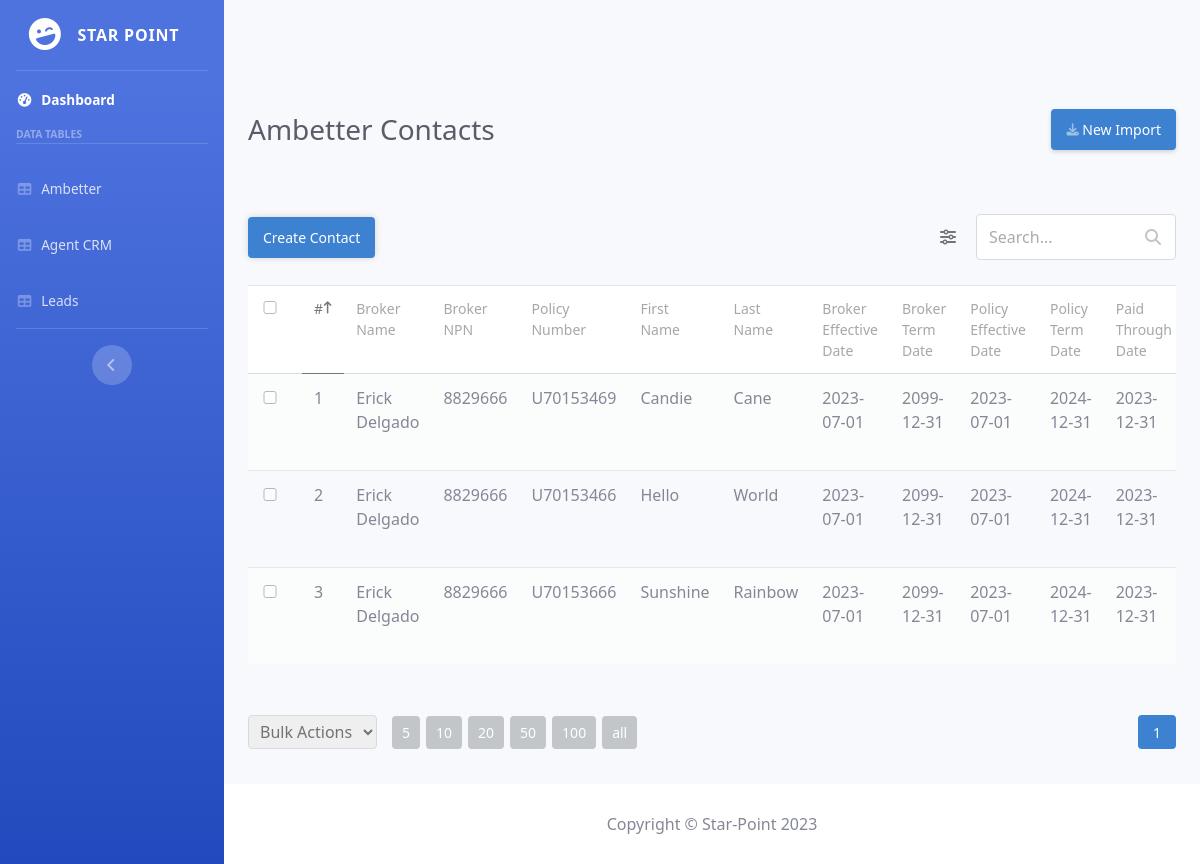
/view/crm/ambetter.php (signed in), run on the app's committed database.
### tables this page shows
CREATE TABLE `Ambetter` (
  `id` int NOT NULL,
  `broker_name` varchar(255) DEFAULT NULL,
  `broker_npn` varchar(50) DEFAULT NULL,
  `policy_number` varchar(50) DEFAULT NULL,
  `first_name` varchar(50) DEFAULT NULL,
  `last_name` varchar(50) DEFAULT NULL,
  `broker_effective_date` date DEFAULT NULL,
  `broker_term_date` date DEFAULT NULL,
  `policy_effective_date` date DEFAULT NULL,
  `policy_term_date` date DEFAULT NULL,
  `paid_through_date` date DEFAULT NULL,
  `county` varchar(255) DEFAULT NULL,
  `state` varchar(4) DEFAULT NULL,
  `on_off_exchange` varchar(3) DEFAULT NULL,
  `exchange_subscriber_id` varchar(255) DEFAULT NULL,
  `member_phone_number` varchar(15) DEFAULT NULL,
  `member_email` varchar(255) DEFAULT NULL,
  `member_responsibility` varchar(255) DEFAULT NULL,
  `member_DOB` date DEFAULT NULL,
  `autopay` varchar(3) DEFAULT NULL,
  `eligible_for_commission` varchar(3) DEFAULT NULL,
  `number_of_members` int DEFAULT NULL,
  `payable_agent` varchar(255) DEFAULT NULL,
  `ar_policy_type` varchar(255) DEFAULT NULL,
  `created` datetime NOT NULL DEFAULT CURRENT_TIMESTAMP
);

### php/config.php (called while the page is built, shortened)
<?php
$default_records_per_page = 20;
$default_ambetter_column = 'id';
$Ambetter = 'Ambetter';
?>

### View/CRM/ambetter.php (the view, shortened to what this page needs)
<?php
include '../../php/functions.php';
$pdo = pdo_connect_mysql();
$page = isset($_GET['page']) && is_numeric($_GET['page']) ? (int)$_GET['page'] : 1;
$records_per_page = isset($_GET['records_per_page']) && (is_numeric($_GET['records_per_page']) || $_GET['records_per_page'] == 'all') ? $_GET['records_per_page'] : $default_records_per_page;
$order_by = isset($_GET['order_by']) && in_array($_GET['order_by'], array_keys($Ambetter_Columns)) ? $_GET['order_by'] : $default_ambetter_column;
$order_sort = isset($_GET['order_sort']) && $_GET['order_sort'] == 'DESC' ? 'DESC' : 'ASC';
$from_date = isset($_GET['from_date']) ? $_GET['from_date'] : '';
$to_date = isset($_GET['to_date']) ? $_GET['to_date'] : '';
$where_sql = '';
$limit_sql = '';
if ($records_per_page != 'all') {
	$limit_sql = ' LIMIT :current_page, :record_per_page ';
}
$stmt = $pdo->prepare('SELECT * FROM ' . $Ambetter . $where_sql . ' ORDER BY ' . $order_by . ' ' . $order_sort . $limit_sql);
if ($records_per_page != 'all') {
	$stmt->bindValue(':current_page', ($page-1)*(int)$records_per_page, PDO::PARAM_INT);
	$stmt->bindValue(':record_per_page', (int)$records_per_page, PDO::PARAM_INT);
}
$stmt->execute();
$results = $stmt->fetchAll(PDO::FETCH_ASSOC);
?>
<?=CRM_header("Ambetter Contacts")?>
        <div id="content-wrapper" class="d-flex flex-column">
            <div id="content">
                <nav class="navbar navbar-expand navbar-light topbar mb-4 static-top">
                </nav>
                <div class="container-fluid">
                    <div class="d-sm-flex align-items-center justify-content-between mb-4">
                            <h1 class="h3 mb-0 text-gray-800">Ambetter Contacts</h1>
                            <a href="ambetter-import.php" class="d-none d-sm-inline-block btn btn-sm btn-primary shadow-sm"> New Import</a>
                    </div>
                    <div class="style-content read">
                    <form action="" method="get" class="crud-form">
                        <div class="top">
                            <div class="btns">
                                <a href="ambetter-create.php" class="btn">Create Contact</a>
                            </div>
                            <div class="wrap">
                                <div class="filters">
                                    <a href="#" class="toggle-filters-btn"><i class="fa-solid fa-sliders"></i></a>
                                </div>
                                <div class="search">
                                    <input type="text" name="search" placeholder="Search..." value="<?=isset($_GET['search']) ? htmlentities($_GET['search'], ENT_QUOTES) : ''?>">
                                    <i class="fa-solid fa-magnifying-glass"></i>
                                </div>
                            </div>
                        </div>
                        <div class="table">
                            <table>
                                <thead>
                                    <tr>
                                        <td class="checkbox">
                                            <input type="checkbox" class="select-all">
                                        </td>
                                        <?php foreach ($Ambetter_Columns as $column_key => $column): ?>
                                        <td<?=$order_by==$column_key?' class="active"':''?>>
                                            <?php if ($column['sortable']): ?>
                                            <a href="ambetter.php?page=1&records_per_page=<?=$records_per_page?>&order_by=<?=$column_key?>&order_sort=<?=$order_sort == 'ASC' ? 'DESC' : 'ASC'?>&from_date=<?=$from_date?>&to_date=<?=$to_date?><?=isset($_GET['search']) ? '&search=' . htmlentities($_GET['search'], ENT_QUOTES) : ''?>">
                                            <?php endif; ?>
                                                <?=$column['label']?>
                                            <?php if ($column['sortable']): ?>
                                            </a>
                                            <?php endif; ?>
                                        </td>
                                        <?php endforeach; ?>
                                    </tr>
                                </thead>
                                <tbody>
                                    <?php foreach ($results as $result): ?>
                                    <tr>
                                        <td class="checkbox"><input type="checkbox" value="<?=$result['id']?>" name="record[]"></td>
                                        <?php foreach ($Ambetter_Columns as $column_key => $column): ?>
                                        <?php if ($column['type'] == 'datetime'): ?>
                                        <td class="<?=$column_key?>"><?=date('Y-m-d H:i', strtotime($result[$column_key]))?></td>
                                        <?php elseif ($column['type'] == 'date'): ?>
                                        <td class="<?=$column_key?>"><?=date('Y-m-d', strtotime($result[$column_key]))?></td>
                                        <?php elseif ($column['type'] == 'integer'): ?>
                                        <td class="<?=$column_key?>"><?=number_format($result[$column_key])?></td>
                                        <?php else: ?>
                                        <td class="<?=$column_key?>"><?=htmlspecialchars((string) $result[$column_key], ENT_QUOTES)?></td>
                                        <?php endif; ?>
                                        <?php endforeach; ?>
                                    </tr>
                                    <?php endforeach; ?>
                                </tbody>
                            </table>
                        </div>
                        <div class="bot">
                            <div class="records-per-page">
                                <select name="bulk_action" class="bulk-action">
                                    <option value="" disabled selected>Bulk Actions</option>
                                </select>
                                <a href="ambetter.php?page=1&records_per_page=5&order_by=<?=$order_by?>&order_sort=<?=$order_sort?>&from_date=<?=$from_date?>&to_date=<?=$to_date?><?=isset($_GET['search']) ? '&search=' . htmlentities($_GET['search'], ENT_QUOTES) : ''?>">5</a>
                                <a href="ambetter.php?page=1&records_per_page=10&order_by=<?=$order_by?>&order_sort=<?=$order_sort?>&from_date=<?=$from_date?>&to_date=<?=$to_date?><?=isset($_GET['search']) ? '&search=' . htmlentities($_GET['search'], ENT_QUOTES) : ''?>">10</a>
                                <a href="ambetter.php?page=1&records_per_page=20&order_by=<?=$order_by?>&order_sort=<?=$order_sort?>&from_date=<?=$from_date?>&to_date=<?=$to_date?><?=isset($_GET['search']) ? '&search=' . htmlentities($_GET['search'], ENT_QUOTES) : ''?>">20</a>
                                <a href="ambetter.php?page=1&records_per_page=50&order_by=<?=$order_by?>&order_sort=<?=$order_sort?>&from_date=<?=$from_date?>&to_date=<?=$to_date?><?=isset($_GET['search']) ? '&search=' . htmlentities($_GET['search'], ENT_QUOTES) : ''?>">50</a>
                                <a href="ambetter.php?page=1&records_per_page=100&order_by=<?=$order_by?>&order_sort=<?=$order_sort?>&from_date=<?=$from_date?>&to_date=<?=$to_date?><?=isset($_GET['search']) ? '&search=' . htmlentities($_GET['search'], ENT_QUOTES) : ''?>">100</a>
                                <a href="ambetter.php?page=1&records_per_page=all&order_by=<?=$order_by?>&order_sort=<?=$order_sort?>&from_date=<?=$from_date?>&to_date=<?=$to_date?><?=isset($_GET['search']) ? '&search=' . htmlentities($_GET['search'], ENT_QUOTES) : ''?>">all</a>
                            </div>
                            <div class="pagination">
                                <?php if ($records_per_page != 'all'): ?>
                                <a href="ambetter.php?page=<?=$page?>&records_per_page=<?=$records_per_page?>&order_by=<?=$order_by?>&order_sort=<?=$order_sort?>&from_date=<?=$from_date?>&to_date=<?=$to_date?><?=isset($_GET['search']) ? '&search=' . htmlentities($_GET['search'], ENT_QUOTES) : ''?>" class="selected"><?=$page?></a>
                                <?php endif; ?>
                            </div>
                        </div>
                        </form>
                    </div>
            </div>
            <?=CRM_footer()?>
        </div>
    </div>
</body>
</html>

### php/functions.php (shortened to what this page needs)
<?php
include 'config.php';
function CRM_header($title) {
echo <<<EOT
<!DOCTYPE html>
<html lang="en">
<head>
    <title>$title</title>
    <link href="../../vendor/fontawesome-free/css/all.min.css" rel="stylesheet" type="text/css">
    <link href="../../css/CRM/sb-admin-2.min.css" rel="stylesheet">
    <link href="../../vendor/datatables/dataTables.bootstrap4.min.css" rel="stylesheet">
    <link href="../../css/CRM/style.css" rel="stylesheet">
</head>
<body id="page-top">
    <div id="wrapper">
        <ul class="navbar-nav bg-gradient-primary sidebar sidebar-dark accordion" id="accordionSidebar">
            <a class="sidebar-brand d-flex align-items-center justify-content-center" href="index.php">
                <div class="sidebar-brand-icon rotate-n-15">
                    <i class="fas fa-laugh-wink"></i>
                </div>
                <div class="sidebar-brand-text mx-3">Star Point</div>
            </a>
            <hr class="sidebar-divider my-0">
            <li class="nav-item active">
                <a class="nav-link" href="index.php">
                    <i class="fas fa-fw fa-tachometer-alt"></i>
                    <span>Dashboard</span></a>
            </li>
            <div class="sidebar-heading">
                Data Tables
            </div>
            <hr class="sidebar-divider">
            <li class="nav-item">
                <a class="nav-link" href="ambetter.php">
                    <i class="fas fa-fw fa-table"></i>
                    <span>Ambetter</span></a>
            </li>
            <li class="nav-item">
                <a class="nav-link" href="agentcrm.php">
                    <i class="fas fa-fw fa-table"></i>
                    <span>Agent CRM</span></a>
            </li>
            <li class="nav-item">
                <a class="nav-link" href="leads.php">
                    <i class="fas fa-fw fa-table"></i>
                    <span>Leads</span></a>
            </li>
            <hr class="sidebar-divider d-none d-md-block">
            <div class="text-center d-none d-md-inline">
                <button class="rounded-circle border-0" id="sidebarToggle"></button>
            </div>
        </ul>
EOT;
}
function CRM_footer() {
echo <<<EOT
        <footer class="sticky-footer bg-white">
            <div class="container my-auto">
                <div class="copyright text-center my-auto">
                    <span>Copyright &copy; Star-Point 2023</span>
                </div>
            </div>
        </footer>
EOT;
}
?>

### data on the page
ambetter: id "1", broker_name "Erick Delgado", broker_npn "8829666", policy_number "U70153469", first_name "Candie", last_name "Cane", broker_effective_date "2023-07-01", broker_term_date "2099-12-31", policy_effective_date "2023-07-01", policy_term_date "2024-12-31", paid_through_date "2023-12-31"
ambetter: id "2", broker_name "Erick Delgado", broker_npn "8829666", policy_number "U70153466", first_name "Hello", last_name "World", broker_effective_date "2023-07-01", broker_term_date "2099-12-31", policy_effective_date "2023-07-01", policy_term_date "2024-12-31", paid_through_date "2023-12-31"
ambetter: id "3", broker_name "Erick Delgado", broker_npn "8829666", policy_number "U70153666", first_name "Sunshine", last_name "Rainbow", broker_effective_date "2023-07-01", broker_term_date "2099-12-31", policy_effective_date "2023-07-01", policy_term_date "2024-12-31", paid_through_date "2023-12-31"

### other printed values
$column['label'] "#"
$column['label'] "Broker Name"
$column['label'] "Broker NPN"
$column['label'] "Policy Number"
$column['label'] "First Name"
$column['label'] "Last Name"
$column['label'] "Broker Effective Date"
$column['label'] "Broker Term Date"
$column['label'] "Policy Effective Date"
$column['label'] "Policy Term Date"
$column['label'] "Paid Through Date"
$page "1"
